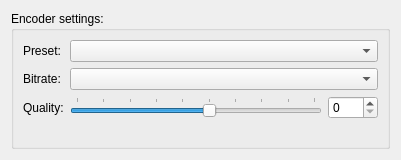
<?xml version="1.0" encoding="UTF-8"?>
<ui version="4.0">
 <class>mp3ConfigPage</class>
 <widget class="QWidget" name="mp3ConfigPage">
  <property name="geometry">
   <rect>
    <x>0</x>
    <y>0</y>
    <width>401</width>
    <height>160</height>
   </rect>
  </property>
  <property name="windowTitle">
   <string>MP3 encoding configuration</string>
  </property>
  <layout class="QVBoxLayout" name="verticalLayout">
   <item>
    <widget class="QGroupBox" name="groupBox">
     <property name="title">
      <string extracomment="Preferences dialog: group caption">Encoder settings:</string>
     </property>
     <property name="flat">
      <bool>true</bool>
     </property>
     <layout class="QFormLayout" name="formLayout">
      <item row="0" column="0">
       <widget class="QLabel" name="mp3PresetLabel">
        <property name="text">
         <string>Preset:</string>
        </property>
        <property name="buddy">
         <cstring>mp3PresetCbx</cstring>
        </property>
       </widget>
      </item>
      <item row="0" column="1">
       <widget class="QComboBox" name="mp3PresetCbx">
        <property name="toolTip">
         <string extracomment="ererere">&lt;dt&gt;VBR medium&lt;/dt&gt;
&lt;dd&gt;By using a medium Variable BitRate, this preset should provide near transparency to most people and most music.&lt;/dd&gt;

&lt;dt&gt;VBR standard, VBR standard fast&lt;/dt&gt;
&lt;dd&gt;By using a standard Variable BitRate, this preset should generally be transparent to most people on most music and is already quite high in quality.&lt;/dd&gt;

&lt;dt&gt;VBR extreme, VBR extreme fast&lt;/dt&gt;
&lt;dd&gt;By using the highest possible Variable BitRate, this preset provides slightly higher quality than the standard mode if you have extremely good hearing or high-end audio equipment.&lt;/dd&gt;

&lt;dt&gt;VBR quality&lt;/dt&gt;
&lt;dd&gt;This Variable BitRate option lets you specify the output quality.&lt;/dd&gt;

&lt;dt&gt;fast option&lt;/dt&gt;
&lt;dd&gt;Enables the new fast VBR for a particular profile. This is recommended.&lt;/dd&gt;

&lt;dt&gt;CBR insane&lt;/dt&gt;
&lt;dd&gt;If you must have the absolute highest quality with no regard to file size, you'll achieve it by using this Constant BitRate.&lt;/dd&gt;

&lt;dt&gt;CBR kbps&lt;/dt&gt;
&lt;dd&gt;Using this Constant BitRate preset will usually give you good quality at a specified bitrate.&lt;/dd&gt;

&lt;dt&gt;ABR kbps&lt;/dt&gt;
&lt;dd&gt;Using this Average BitRate preset will usually give you higher quality than the Constant BitRate option for a specified bitrate.&lt;/dd&gt;
</string>
        </property>
       </widget>
      </item>
      <item row="1" column="0">
       <widget class="QLabel" name="mp3BitrateLabel">
        <property name="text">
         <string>Bitrate:</string>
        </property>
        <property name="buddy">
         <cstring>mp3BitrateCbx</cstring>
        </property>
       </widget>
      </item>
      <item row="1" column="1">
       <widget class="QComboBox" name="mp3BitrateCbx">
        <property name="toolTip">
         <string>Sets target bitrate (in kb/s).</string>
        </property>
       </widget>
      </item>
      <item row="2" column="0">
       <widget class="QLabel" name="mp3QualityLabel">
        <property name="text">
         <string>Quality:</string>
        </property>
        <property name="buddy">
         <cstring>mp3QualitySlider</cstring>
        </property>
       </widget>
      </item>
      <item row="2" column="1">
       <layout class="QHBoxLayout" name="horizontalLayout_28">
        <item>
         <widget class="QSlider" name="mp3QualitySlider">
          <property name="sizePolicy">
           <sizepolicy hsizetype="Expanding" vsizetype="Fixed">
            <horstretch>0</horstretch>
            <verstretch>0</verstretch>
           </sizepolicy>
          </property>
          <property name="minimumSize">
           <size>
            <width>200</width>
            <height>0</height>
           </size>
          </property>
          <property name="minimum">
           <number>0</number>
          </property>
          <property name="maximum">
           <number>9</number>
          </property>
          <property name="singleStep">
           <number>1</number>
          </property>
          <property name="pageStep">
           <number>1</number>
          </property>
          <property name="value">
           <number>5</number>
          </property>
          <property name="orientation">
           <enum>Qt::Horizontal</enum>
          </property>
          <property name="tickPosition">
           <enum>QSlider::TicksAbove</enum>
          </property>
          <property name="tickInterval">
           <number>1</number>
          </property>
         </widget>
        </item>
        <item>
         <widget class="QSpinBox" name="mp3QualitySpin">
          <property name="minimumSize">
           <size>
            <width>50</width>
            <height>0</height>
           </size>
          </property>
          <property name="maximum">
           <number>9</number>
          </property>
         </widget>
        </item>
       </layout>
      </item>
     </layout>
    </widget>
   </item>
  </layout>
 </widget>
 <tabstops>
  <tabstop>mp3PresetCbx</tabstop>
  <tabstop>mp3QualitySlider</tabstop>
  <tabstop>mp3QualitySpin</tabstop>
 </tabstops>
 <resources/>
 <connections>
  <connection>
   <sender>mp3QualitySlider</sender>
   <signal>valueChanged(int)</signal>
   <receiver>mp3QualitySpin</receiver>
   <slot>setValue(int)</slot>
   <hints>
    <hint type="sourcelabel">
     <x>449</x>
     <y>157</y>
    </hint>
    <hint type="destinationlabel">
     <x>506</x>
     <y>154</y>
    </hint>
   </hints>
  </connection>
  <connection>
   <sender>mp3QualitySpin</sender>
   <signal>valueChanged(int)</signal>
   <receiver>mp3QualitySlider</receiver>
   <slot>setValue(int)</slot>
   <hints>
    <hint type="sourcelabel">
     <x>506</x>
     <y>154</y>
    </hint>
    <hint type="destinationlabel">
     <x>449</x>
     <y>157</y>
    </hint>
   </hints>
  </connection>
 </connections>
</ui>
